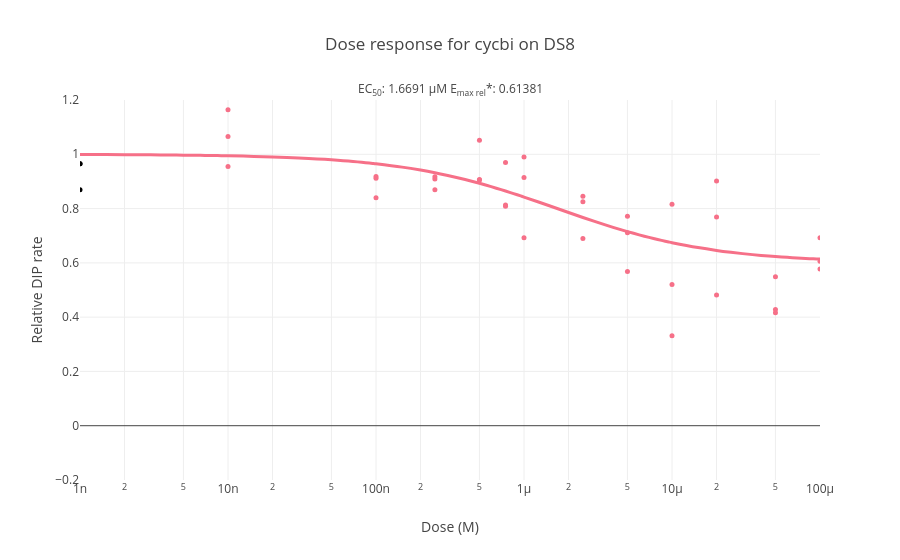

The notebook cell this image was saved under:
### Markdown cell above
### CycBi 4kPa ERL

### Code cell
filepath = 'C:\\Users\\olesk\\ECM_mod_output\\cell_counts_bi_4kpa_erl.json'

fp = calc_resp(filepath, 'cycbi', wells=WELLS)

plot_drc(fp)
